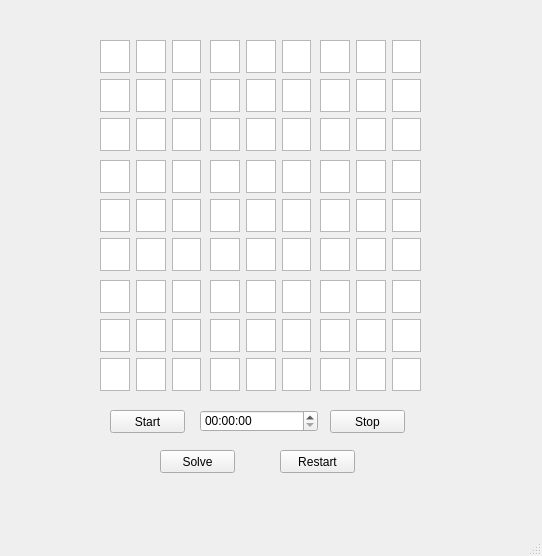
<?xml version="1.0" encoding="UTF-8"?>
<ui version="4.0">
 <class>MainWindow</class>
 <widget class="QMainWindow" name="MainWindow">
  <property name="geometry">
   <rect>
    <x>0</x>
    <y>0</y>
    <width>542</width>
    <height>556</height>
   </rect>
  </property>
  <property name="windowTitle">
   <string>MainWindow</string>
  </property>
  <widget class="QWidget" name="centralwidget">
   <widget class="QWidget" name="gridLayoutWidget">
    <property name="geometry">
     <rect>
      <x>100</x>
      <y>40</y>
      <width>101</width>
      <height>111</height>
     </rect>
    </property>
    <layout class="QGridLayout" name="gridLayout">
     <item row="1" column="0">
      <widget class="QTextEdit" name="textEdit4_2"/>
     </item>
     <item row="0" column="0">
      <widget class="QTextEdit" name="textEdit1"/>
     </item>
     <item row="1" column="1">
      <widget class="QTextEdit" name="textEdit5"/>
     </item>
     <item row="0" column="1">
      <widget class="QTextEdit" name="textEdit2"/>
     </item>
     <item row="2" column="0">
      <widget class="QTextEdit" name="textEdit7"/>
     </item>
     <item row="2" column="1">
      <widget class="QTextEdit" name="textEdit8"/>
     </item>
     <item row="0" column="2">
      <widget class="QTextEdit" name="textEdit3"/>
     </item>
     <item row="1" column="2">
      <widget class="QTextEdit" name="textEdit6"/>
     </item>
     <item row="2" column="2">
      <widget class="QTextEdit" name="textEdit9"/>
     </item>
    </layout>
   </widget>
   <widget class="QWidget" name="gridLayoutWidget_2">
    <property name="geometry">
     <rect>
      <x>210</x>
      <y>40</y>
      <width>101</width>
      <height>111</height>
     </rect>
    </property>
    <layout class="QGridLayout" name="gridLayout_2">
     <item row="2" column="1">
      <widget class="QTextEdit" name="textEdit17"/>
     </item>
     <item row="0" column="2">
      <widget class="QTextEdit" name="textEdit12"/>
     </item>
     <item row="0" column="1">
      <widget class="QTextEdit" name="textEdit11"/>
     </item>
     <item row="2" column="0">
      <widget class="QTextEdit" name="textEdit16"/>
     </item>
     <item row="1" column="0">
      <widget class="QTextEdit" name="textEdit13"/>
     </item>
     <item row="1" column="2">
      <widget class="QTextEdit" name="textEdit15"/>
     </item>
     <item row="1" column="1">
      <widget class="QTextEdit" name="textEdit14"/>
     </item>
     <item row="2" column="2">
      <widget class="QTextEdit" name="textEdit18"/>
     </item>
     <item row="0" column="0">
      <widget class="QTextEdit" name="textEdit10"/>
     </item>
    </layout>
   </widget>
   <widget class="QWidget" name="gridLayoutWidget_3">
    <property name="geometry">
     <rect>
      <x>320</x>
      <y>40</y>
      <width>101</width>
      <height>111</height>
     </rect>
    </property>
    <layout class="QGridLayout" name="gridLayout_3">
     <item row="1" column="0">
      <widget class="QTextEdit" name="textEdit_19"/>
     </item>
     <item row="0" column="0">
      <widget class="QTextEdit" name="textEdit_20"/>
     </item>
     <item row="1" column="1">
      <widget class="QTextEdit" name="textEdit_21"/>
     </item>
     <item row="0" column="1">
      <widget class="QTextEdit" name="textEdit_22"/>
     </item>
     <item row="2" column="0">
      <widget class="QTextEdit" name="textEdit_23"/>
     </item>
     <item row="2" column="1">
      <widget class="QTextEdit" name="textEdit_24"/>
     </item>
     <item row="0" column="2">
      <widget class="QTextEdit" name="textEdit_25"/>
     </item>
     <item row="1" column="2">
      <widget class="QTextEdit" name="textEdit_26"/>
     </item>
     <item row="2" column="2">
      <widget class="QTextEdit" name="textEdit_27"/>
     </item>
    </layout>
   </widget>
   <widget class="QWidget" name="gridLayoutWidget_4">
    <property name="geometry">
     <rect>
      <x>320</x>
      <y>160</y>
      <width>101</width>
      <height>111</height>
     </rect>
    </property>
    <layout class="QGridLayout" name="gridLayout_4">
     <item row="1" column="0">
      <widget class="QTextEdit" name="textEdit_28"/>
     </item>
     <item row="0" column="0">
      <widget class="QTextEdit" name="textEdit_29"/>
     </item>
     <item row="1" column="1">
      <widget class="QTextEdit" name="textEdit_30"/>
     </item>
     <item row="0" column="1">
      <widget class="QTextEdit" name="textEdit_31"/>
     </item>
     <item row="2" column="0">
      <widget class="QTextEdit" name="textEdit_32"/>
     </item>
     <item row="2" column="1">
      <widget class="QTextEdit" name="textEdit_33"/>
     </item>
     <item row="0" column="2">
      <widget class="QTextEdit" name="textEdit_34"/>
     </item>
     <item row="1" column="2">
      <widget class="QTextEdit" name="textEdit_35"/>
     </item>
     <item row="2" column="2">
      <widget class="QTextEdit" name="textEdit_36"/>
     </item>
    </layout>
   </widget>
   <widget class="QWidget" name="gridLayoutWidget_5">
    <property name="geometry">
     <rect>
      <x>100</x>
      <y>160</y>
      <width>101</width>
      <height>111</height>
     </rect>
    </property>
    <layout class="QGridLayout" name="gridLayout_5">
     <item row="1" column="0">
      <widget class="QTextEdit" name="textEdit_37"/>
     </item>
     <item row="0" column="0">
      <widget class="QTextEdit" name="textEdit_38"/>
     </item>
     <item row="1" column="1">
      <widget class="QTextEdit" name="textEdit_39"/>
     </item>
     <item row="0" column="1">
      <widget class="QTextEdit" name="textEdit_40"/>
     </item>
     <item row="2" column="0">
      <widget class="QTextEdit" name="textEdit_41"/>
     </item>
     <item row="2" column="1">
      <widget class="QTextEdit" name="textEdit_42"/>
     </item>
     <item row="0" column="2">
      <widget class="QTextEdit" name="textEdit_43"/>
     </item>
     <item row="1" column="2">
      <widget class="QTextEdit" name="textEdit_44"/>
     </item>
     <item row="2" column="2">
      <widget class="QTextEdit" name="textEdit_45"/>
     </item>
    </layout>
   </widget>
   <widget class="QWidget" name="gridLayoutWidget_6">
    <property name="geometry">
     <rect>
      <x>210</x>
      <y>160</y>
      <width>101</width>
      <height>111</height>
     </rect>
    </property>
    <layout class="QGridLayout" name="gridLayout_6">
     <item row="1" column="0">
      <widget class="QTextEdit" name="textEdit_46"/>
     </item>
     <item row="0" column="0">
      <widget class="QTextEdit" name="textEdit_47"/>
     </item>
     <item row="1" column="1">
      <widget class="QTextEdit" name="textEdit_48"/>
     </item>
     <item row="0" column="1">
      <widget class="QTextEdit" name="textEdit_49"/>
     </item>
     <item row="2" column="0">
      <widget class="QTextEdit" name="textEdit_50"/>
     </item>
     <item row="2" column="1">
      <widget class="QTextEdit" name="textEdit_51"/>
     </item>
     <item row="0" column="2">
      <widget class="QTextEdit" name="textEdit_52"/>
     </item>
     <item row="1" column="2">
      <widget class="QTextEdit" name="textEdit_53"/>
     </item>
     <item row="2" column="2">
      <widget class="QTextEdit" name="textEdit_54"/>
     </item>
    </layout>
   </widget>
   <widget class="QWidget" name="gridLayoutWidget_7">
    <property name="geometry">
     <rect>
      <x>210</x>
      <y>280</y>
      <width>101</width>
      <height>111</height>
     </rect>
    </property>
    <layout class="QGridLayout" name="gridLayout_7">
     <item row="1" column="0">
      <widget class="QTextEdit" name="textEdit_55"/>
     </item>
     <item row="0" column="0">
      <widget class="QTextEdit" name="textEdit_56"/>
     </item>
     <item row="1" column="1">
      <widget class="QTextEdit" name="textEdit_57"/>
     </item>
     <item row="0" column="1">
      <widget class="QTextEdit" name="textEdit_58"/>
     </item>
     <item row="2" column="0">
      <widget class="QTextEdit" name="textEdit_59"/>
     </item>
     <item row="2" column="1">
      <widget class="QTextEdit" name="textEdit_60"/>
     </item>
     <item row="0" column="2">
      <widget class="QTextEdit" name="textEdit_61"/>
     </item>
     <item row="1" column="2">
      <widget class="QTextEdit" name="textEdit_62"/>
     </item>
     <item row="2" column="2">
      <widget class="QTextEdit" name="textEdit_63"/>
     </item>
    </layout>
   </widget>
   <widget class="QWidget" name="gridLayoutWidget_8">
    <property name="geometry">
     <rect>
      <x>100</x>
      <y>280</y>
      <width>101</width>
      <height>111</height>
     </rect>
    </property>
    <layout class="QGridLayout" name="gridLayout_8">
     <item row="1" column="0">
      <widget class="QTextEdit" name="textEdit_64"/>
     </item>
     <item row="0" column="0">
      <widget class="QTextEdit" name="textEdit_65"/>
     </item>
     <item row="1" column="1">
      <widget class="QTextEdit" name="textEdit_66"/>
     </item>
     <item row="0" column="1">
      <widget class="QTextEdit" name="textEdit_67"/>
     </item>
     <item row="2" column="0">
      <widget class="QTextEdit" name="textEdit_68"/>
     </item>
     <item row="2" column="1">
      <widget class="QTextEdit" name="textEdit_69"/>
     </item>
     <item row="0" column="2">
      <widget class="QTextEdit" name="textEdit_70"/>
     </item>
     <item row="1" column="2">
      <widget class="QTextEdit" name="textEdit_71"/>
     </item>
     <item row="2" column="2">
      <widget class="QTextEdit" name="textEdit_72"/>
     </item>
    </layout>
   </widget>
   <widget class="QWidget" name="gridLayoutWidget_9">
    <property name="geometry">
     <rect>
      <x>320</x>
      <y>280</y>
      <width>101</width>
      <height>111</height>
     </rect>
    </property>
    <layout class="QGridLayout" name="gridLayout_9">
     <item row="1" column="0">
      <widget class="QTextEdit" name="textEdit_73"/>
     </item>
     <item row="0" column="0">
      <widget class="QTextEdit" name="textEdit_74"/>
     </item>
     <item row="1" column="1">
      <widget class="QTextEdit" name="textEdit_75"/>
     </item>
     <item row="0" column="1">
      <widget class="QTextEdit" name="textEdit_76"/>
     </item>
     <item row="2" column="0">
      <widget class="QTextEdit" name="textEdit_77"/>
     </item>
     <item row="2" column="1">
      <widget class="QTextEdit" name="textEdit_78"/>
     </item>
     <item row="0" column="2">
      <widget class="QTextEdit" name="textEdit_79"/>
     </item>
     <item row="1" column="2">
      <widget class="QTextEdit" name="textEdit_80"/>
     </item>
     <item row="2" column="2">
      <widget class="QTextEdit" name="textEdit_81"/>
     </item>
    </layout>
   </widget>
   <widget class="QPushButton" name="pushButton">
    <property name="geometry">
     <rect>
      <x>110</x>
      <y>410</y>
      <width>75</width>
      <height>23</height>
     </rect>
    </property>
    <property name="text">
     <string>Start</string>
    </property>
   </widget>
   <widget class="QPushButton" name="pushButton_2">
    <property name="geometry">
     <rect>
      <x>280</x>
      <y>450</y>
      <width>75</width>
      <height>23</height>
     </rect>
    </property>
    <property name="text">
     <string>Restart</string>
    </property>
   </widget>
   <widget class="QTimeEdit" name="timeEdit">
    <property name="geometry">
     <rect>
      <x>200</x>
      <y>410</y>
      <width>118</width>
      <height>22</height>
     </rect>
    </property>
   </widget>
   <widget class="QPushButton" name="pushButton_3">
    <property name="geometry">
     <rect>
      <x>330</x>
      <y>410</y>
      <width>75</width>
      <height>23</height>
     </rect>
    </property>
    <property name="text">
     <string>Stop</string>
    </property>
   </widget>
   <widget class="QPushButton" name="pushButton_4">
    <property name="geometry">
     <rect>
      <x>160</x>
      <y>450</y>
      <width>75</width>
      <height>23</height>
     </rect>
    </property>
    <property name="text">
     <string>Solve</string>
    </property>
   </widget>
  </widget>
  <widget class="QMenuBar" name="menubar">
   <property name="geometry">
    <rect>
     <x>0</x>
     <y>0</y>
     <width>542</width>
     <height>21</height>
    </rect>
   </property>
  </widget>
  <widget class="QStatusBar" name="statusbar"/>
 </widget>
 <tabstops>
  <tabstop>textEdit1</tabstop>
  <tabstop>textEdit2</tabstop>
  <tabstop>textEdit3</tabstop>
  <tabstop>textEdit4_2</tabstop>
  <tabstop>textEdit5</tabstop>
  <tabstop>textEdit6</tabstop>
  <tabstop>textEdit7</tabstop>
  <tabstop>textEdit8</tabstop>
  <tabstop>textEdit9</tabstop>
  <tabstop>textEdit10</tabstop>
  <tabstop>textEdit11</tabstop>
  <tabstop>textEdit12</tabstop>
  <tabstop>textEdit13</tabstop>
  <tabstop>textEdit14</tabstop>
  <tabstop>textEdit15</tabstop>
  <tabstop>textEdit16</tabstop>
  <tabstop>textEdit17</tabstop>
  <tabstop>textEdit18</tabstop>
  <tabstop>textEdit_20</tabstop>
  <tabstop>textEdit_22</tabstop>
  <tabstop>textEdit_25</tabstop>
  <tabstop>textEdit_19</tabstop>
  <tabstop>textEdit_21</tabstop>
  <tabstop>textEdit_26</tabstop>
  <tabstop>textEdit_23</tabstop>
  <tabstop>textEdit_24</tabstop>
  <tabstop>textEdit_27</tabstop>
  <tabstop>textEdit_38</tabstop>
  <tabstop>textEdit_40</tabstop>
  <tabstop>textEdit_43</tabstop>
  <tabstop>textEdit_37</tabstop>
  <tabstop>textEdit_39</tabstop>
  <tabstop>textEdit_44</tabstop>
  <tabstop>textEdit_41</tabstop>
  <tabstop>textEdit_42</tabstop>
  <tabstop>textEdit_45</tabstop>
  <tabstop>textEdit_47</tabstop>
  <tabstop>textEdit_49</tabstop>
  <tabstop>textEdit_52</tabstop>
  <tabstop>textEdit_46</tabstop>
  <tabstop>textEdit_48</tabstop>
  <tabstop>textEdit_53</tabstop>
  <tabstop>textEdit_50</tabstop>
  <tabstop>textEdit_51</tabstop>
  <tabstop>textEdit_54</tabstop>
  <tabstop>textEdit_29</tabstop>
  <tabstop>textEdit_31</tabstop>
  <tabstop>textEdit_34</tabstop>
  <tabstop>textEdit_28</tabstop>
  <tabstop>textEdit_30</tabstop>
  <tabstop>textEdit_35</tabstop>
  <tabstop>textEdit_32</tabstop>
  <tabstop>textEdit_33</tabstop>
  <tabstop>textEdit_36</tabstop>
  <tabstop>textEdit_65</tabstop>
  <tabstop>textEdit_67</tabstop>
  <tabstop>textEdit_70</tabstop>
  <tabstop>textEdit_64</tabstop>
  <tabstop>textEdit_66</tabstop>
  <tabstop>textEdit_71</tabstop>
  <tabstop>textEdit_68</tabstop>
  <tabstop>textEdit_69</tabstop>
  <tabstop>textEdit_72</tabstop>
  <tabstop>textEdit_56</tabstop>
  <tabstop>textEdit_58</tabstop>
  <tabstop>textEdit_61</tabstop>
  <tabstop>textEdit_55</tabstop>
  <tabstop>textEdit_57</tabstop>
  <tabstop>textEdit_62</tabstop>
  <tabstop>textEdit_59</tabstop>
  <tabstop>textEdit_60</tabstop>
  <tabstop>textEdit_63</tabstop>
  <tabstop>textEdit_74</tabstop>
  <tabstop>textEdit_76</tabstop>
  <tabstop>textEdit_79</tabstop>
  <tabstop>textEdit_73</tabstop>
  <tabstop>textEdit_75</tabstop>
  <tabstop>textEdit_80</tabstop>
  <tabstop>textEdit_77</tabstop>
  <tabstop>textEdit_78</tabstop>
  <tabstop>textEdit_81</tabstop>
 </tabstops>
 <resources/>
 <connections/>
</ui>
